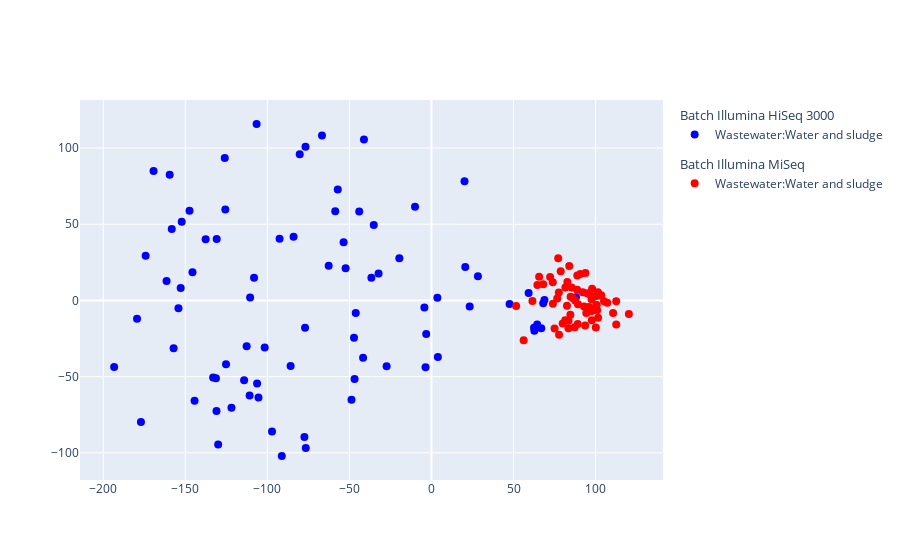

The notebook cell saved with this chart:
### Markdown cell above
### Visualization of the Aitchison distances among reconstructed samples

### Code cell
recon_data = np.array(recon_data).reshape(-1, np.array(recon_data).shape[-1])

otu_corrected_pd = pd.concat([pd.DataFrame(recon_data, index = otu_data.index, columns = otu_data.columns),
                          otu_batch,
                          otu_biome,
                          data["sample"]],
                          axis=1)

plotPCoA(otu_corrected_pd, method="aitchison", sample_label="sample", batch_label=batch_label, experiment_label=exp_label)

### Figure 1 — Plotly figure (JSON) as saved in the notebook; plotly's stock layout.template omitted (floating-point values rounded to 4 significant figures)
{"data": [{"legendgroup": "Illumina HiSeq 3000", "legendgrouptitle": {"text": "Batch Illumina HiSeq 3000"}, "marker": {"color": ["blue", "blue", "blue", "blue", "blue", "blue", "blue", "blue", "blue", "blue", "blue", "blue", "blue", "blue", "blue", "blue", "blue", "blue", "blue", "blue", "blue", "blue", "blue", "blue", "blue", "blue", "blue", "blue", "blue", "blue", "blue", "blue", "blue", "blue", "blue", "blue", "blue", "blue", "blue", "blue", "blue", "blue", "blue", "blue", "blue", "blue", "blue", "blue", "blue", "blue", "blue", "blue", "blue", "blue", "blue", "blue", "blue", "blue", "blue", "blue", "blue", "blue", "blue", "blue", "blue", "blue", "blue", "blue", "blue", "blue", "blue", "blue", "blue", "blue", "blue", "blue", "blue", "blue", "blue", "blue", "blue"], "size": 8, "symbol": ["circle", "circle", "circle", "circle", "circle", "circle", "circle", "circle", "circle", "circle", "circle", "circle", "circle", "circle", "circle", "circle", "circle", "circle", "circle", "circle", "circle", "circle", "circle", "circle", "circle", "circle", "circle", "circle", "circle", "circle", "circle", "circle", "circle", "circle", "circle", "circle", "circle", "circle", "circle", "circle", "circle", "circle", "circle", "circle", "circle", "circle", "circle", "circle", "circle", "circle", "circle", "circle", "circle", "circle", "circle", "circle", "circle", "circle", "circle", "circle", "circle", "circle", "circle", "circle", "circle", "circle", "circle", "circle", "circle", "circle", "circle", "circle", "circle", "circle", "circle", "circle", "circle", "circle", "circle", "circle", "circle"]}, "mode": "markers", "name": "Wastewater:Water and sludge", "type": "scatter", "x": [-152.2, -44.04, -193.4, -32.24, -10.03, 59.19, -110.8, 62.48, 68.83, 88.05, -4.336, -158.3, 20.6, -152.8, 3.889, -76.6, -53.56, 23.29, -159.5, -174.2, 28.3, -66.74, -77.44, -52.33, -157.2, -137.6, 20.13, -47.22, -3.62, 47.6, 66.88, -131.4, -92.58, -62.64, -76.79, -46.87, -126.0, -147.5, -125.2, -91.22, -3.204, -169.4, -46.16, -125.6, -35.17, -112.6, -41.68, -130.0, -19.59, -106.6, -144.4, -80.3, -101.7, -177.1, -133.1, -131.0, 62.71, -108.1, -130.9, 3.589, -36.62, -58.65, 68.1, -110.5, -41.15, -27.34, -161.4, -84.05, -97.19, -106.3, -77.05, -114.2, -48.75, 64.43, -179.5, -154.2, -57.12, -145.7, -85.84, -121.9, -105.4], "y": [51.67, 58.35, -43.64, 17.62, 61.44, 4.898, -62.44, -17.99, 0.281, 2.047, -4.573, 46.93, 21.9, 8.118, -37.12, -96.78, 38.14, -3.968, 82.43, 29.29, 15.89, 108.2, -89.7, 21.11, -31.47, 40.14, 78.25, -24.44, -43.82, -2.386, -18.34, -51.09, 40.43, 22.75, 100.9, -51.51, 93.36, 58.79, -41.9, -102.1, -22.01, 84.99, -8.233, 59.65, 49.54, -30.05, -37.61, -94.54, 27.72, 115.8, -65.76, 95.94, -30.87, -79.72, -50.66, -72.5, -19.88, 14.83, 40.22, 1.752, 14.88, 58.44, -1.934, 1.859, 105.6, -43.16, 12.71, 41.77, -86.0, -54.48, -17.89, -52.33, -65.25, -15.86, -11.95, -5.068, 72.77, 18.55, -42.99, -70.48, -63.67]}, {"legendgroup": "Illumina MiSeq", "legendgrouptitle": {"text": "Batch Illumina MiSeq"}, "marker": {"color": ["red", "red", "red", "red", "red", "red", "red", "red", "red", "red", "red", "red", "red", "red", "red", "red", "red", "red", "red", "red", "red", "red", "red", "red", "red", "red", "red", "red", "red", "red", "red", "red", "red", "red", "red", "red", "red", "red", "red", "red", "red", "red", "red", "red", "red", "red", "red", "red", "red", "red", "red", "red", "red", "red", "red", "red", "red", "red", "red", "red", "red", "red", "red", "red"], "size": 8, "symbol": ["circle", "circle", "circle", "circle", "circle", "circle", "circle", "circle", "circle", "circle", "circle", "circle", "circle", "circle", "circle", "circle", "circle", "circle", "circle", "circle", "circle", "circle", "circle", "circle", "circle", "circle", "circle", "circle", "circle", "circle", "circle", "circle", "circle", "circle", "circle", "circle", "circle", "circle", "circle", "circle", "circle", "circle", "circle", "circle", "circle", "circle", "circle", "circle", "circle", "circle", "circle", "circle", "circle", "circle", "circle", "circle", "circle", "circle", "circle", "circle", "circle", "circle", "circle", "circle"]}, "mode": "markers", "name": "Wastewater:Water and sludge", "type": "scatter", "x": [81.57, 90.71, 89.13, 72.29, 93.81, 73.98, 86.18, 105.1, 92.96, 87.27, 81.54, 92.16, 100.6, 77.61, 82.57, 88.78, 100.4, 97.72, 61.53, 51.58, 110.7, 100.9, 96.34, 102.0, 112.6, 85.41, 97.54, 94.77, 88.88, 77.22, 79.97, 89.27, 68.11, 94.35, 64.52, 77.75, 97.67, 78.76, 96.2, 82.82, 97.89, 84.64, 95.88, 83.98, 65.6, 101.5, 107.1, 100.6, 97.87, 76.64, 112.6, 73.92, 84.78, 94.84, 83.52, 103.4, 83.48, 101.4, 100.1, 87.56, 120.3, 93.64, 56.18, 75.01], "y": [8.445, 17.27, -15.47, 15.35, 18.04, -2.162, 1.606, -0.5996, -4.038, -17.54, -12.97, 5.381, -3.13, 5.272, -3.535, 7.065, 2.83, -6.908, -0.3274, -3.745, -8.303, -6.393, -4.576, 3.249, -15.72, 8.417, 0.7066, -7.689, 16.41, 27.59, -15.22, -2.581, 10.59, -8.275, 10.08, -22.54, -12.98, 19.08, 4.241, 12.12, 7.679, -9.423, -4.258, 22.51, 15.55, -11.44, -1.601, -2.936, 1.776, 1.301, -0.6014, 11.91, 2.419, 4.647, -13.28, 3.46, -18.28, 5.395, -17.74, 0.02027, -8.871, -16.47, -26.19, -18.38]}], "layout": {}}
